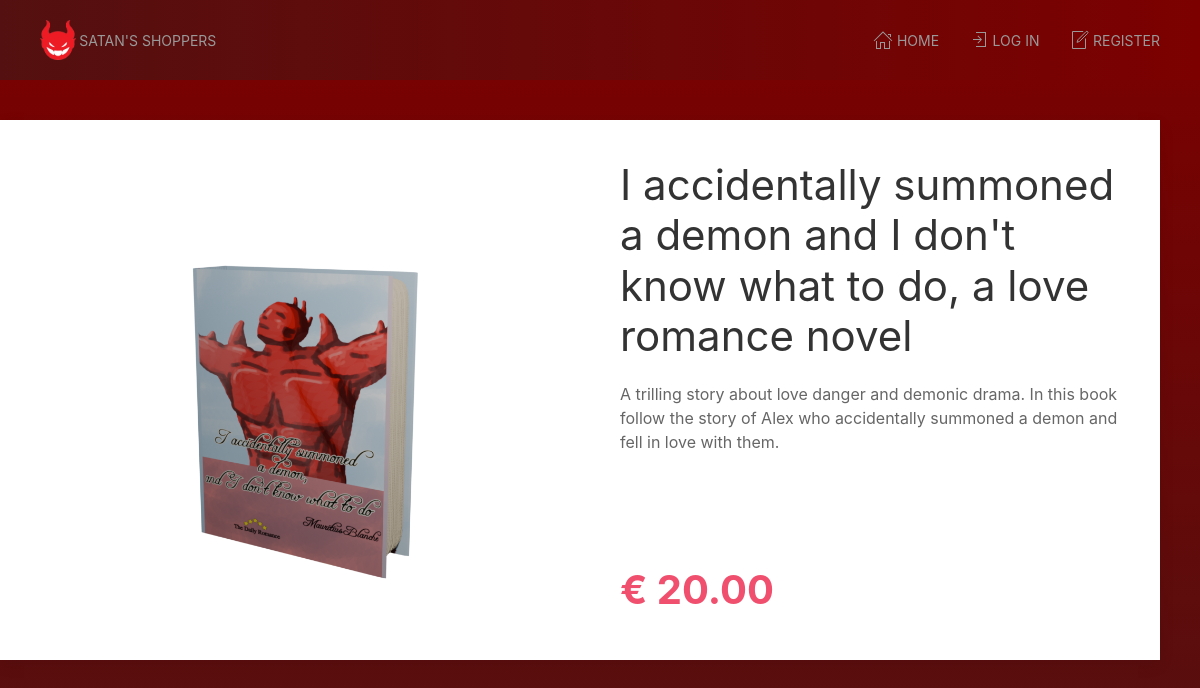
The app's page /dev/product.php?id=4, older data.
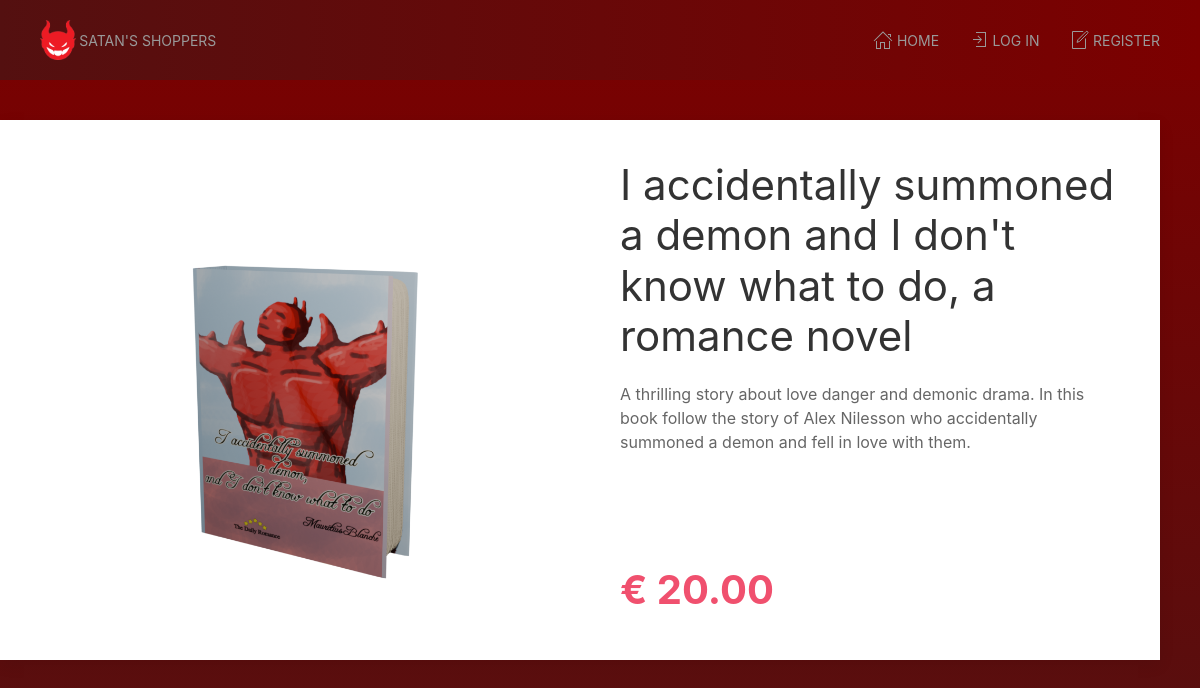
The same page, newer data.
### tables this page shows
CREATE TABLE `products` (
  `id` int(11) NOT NULL,
  `price` decimal(6,2) NOT NULL,
  `name` varchar(255) NOT NULL,
  `description` varchar(255) NOT NULL,
  `image` varchar(255) NOT NULL,
  `category_id` int(255) NOT NULL
);

### dev/product.php (the view, shortened to what this page needs)
<?php
include_once("templates/head.inc.php");
$product = null;
if(isset($_GET['id'])){
	$statement = $conn->prepare("SELECT name, price, description, image FROM products WHERE id = ?");
	$statement->execute([$_GET['id']]);
	$product = $statement->fetch();
}
?>
      <main class="uk-container uk-padding">
         <div class="uk-grid">
            <section class="uk-width-1">
               <div class="uk-grid uk-card uk-card-default">
                  <section class="uk-width-1-2 uk-card-media-left">
<?php if(!empty($product) && isset($product)): ?>
                     <img src="<?= 'img/' . $product['image']; ?>" class="" alt="" title="" />
                  </section>
                  <section class="uk-width-1-2 uk-card-body uk-flex uk-flex-column uk-flex-between">
                     <div class="">
                        <h1><?= $product['name']; ?></h1>
                        <p class="">
<?= $product["description"]; ?>
                        </p>
                     </div>
                     <div class="uk-flex uk-flex-between uk-flex-middle">
                        <div class="price-block">
                           <p class="product-view__price uk-text-bold uk-text-danger uk-text-left uk-text-bolder">&euro; <?= $product["price"]; ?></p>
                        </div>
                     </div>
<?php
else:
	echo "<h1><br>Product not found</h1><br><br><br><br><br><br><br><br><br><br><br><br><br><br><br><br><br><br>";
endif;
?>
                  </section>
               </div>
            </section>
         </div>
      </main>
<?php
include_once("templates/foot.inc.php");

Row changes from the older to the newer data that the page shows:
changed products: name "I accidentally summoned a demon and I don't know what to do, a love romance novel" → "I accidentally summoned a demon and I don't know what to do, a romance novel"; description "A trilling story about love danger and demonic drama. In this book follow the story of Alex who accidentally summoned a demon and fell in love with them." → "A thrilling story about love danger and demonic drama. In this book follow the story of Alex Nilesson who accidentally summoned a…"
